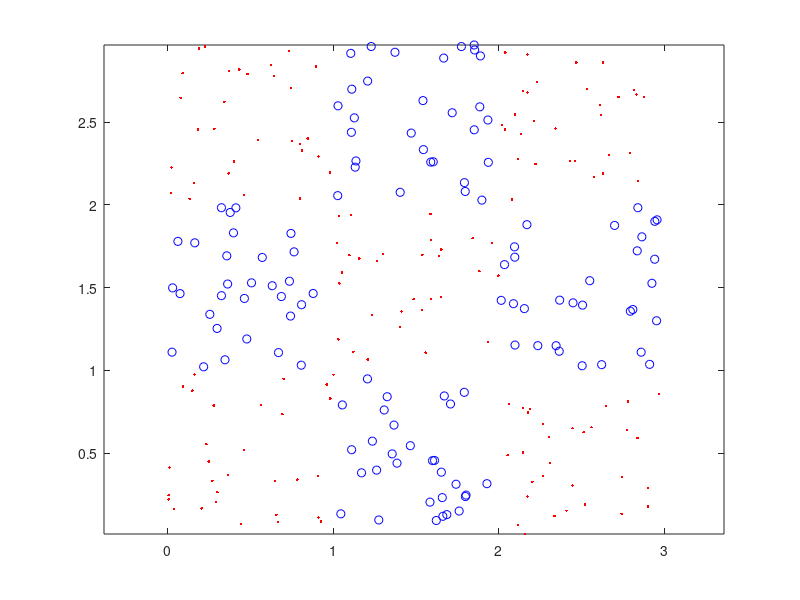

The MATLAB script that drew this image: (Note: this script raises an error after producing the figure.)
% Code for SVM-nonlinear case (askisi 6)
% "Introduction to Pattern Recognition: A MATLAB Approach"
% S. Theodoridis, A. Pikrakis, K. Koutroumbas, D. Cavouras

close('all');
clear

format compact
global figt4

% 1. Generate X1
l=2; %Dimensionality
poi_per_square=30; %Points per square
N=9*poi_per_square; %Total no. of points
rand('seed',0)
X1=[];
y1=[];
for i=0:2
    for j=0:2
        X1=[X1 rand(l,poi_per_square)+...
            [i j]'*ones(1,poi_per_square)];
        if(mod(i+j,2)==0)
            y1=[y1 ones(1,poi_per_square)];
        else
            y1=[y1 -ones(1,poi_per_square)];
        end
    end
end

% Plot X1
figure(1), plot(X1(1,y1==1),X1(2,y1==1),'r.',X1(1,y1==-1),X1(2,y1==-1),'bo')
figure(1), axis equal

% Generate X2
rand('seed',100)
X2=[];
y2=[];
for i=0:2
    for j=0:2
        X2=[X2 rand(l,poi_per_square)+...
            [i j]'*ones(1,poi_per_square)];
        if(mod(i+j,2)==0)
            y2=[y2 ones(1,poi_per_square)];
        else
            y2=[y2 -ones(1,poi_per_square)];
        end
    end
end

%%%%%%%%%%%%%%%%%%%%% Linear SVM %%%%%%%%%%%%%%%%%%%%% 
fprintf('\n\n');
figt4=2;

kernel='linear'
kpar1=0; 
kpar2=0; 
C=200;
tol=0.001;
steps=100000;
eps=10^(-10);
method=1;
[alpha, b, w, evals, stp, glob] = SMO2(X1', y1', kernel, kpar1, kpar2, C, tol, steps, eps, method);

mag=0.1;
xaxis=1;
yaxis=2;
input = zeros(1,size(X1',2));
bias=-b; 
aspect=0;
svcplot_book(X1',y1',kernel,kpar1,kpar2,alpha,bias,aspect,mag,xaxis,yaxis,input);

figure(figt4), axis equal

X_sup=X1(:,alpha'~=0);
alpha_sup=alpha(alpha~=0)';
y_sup=y1(alpha~=0);

% Classification of the training set
for i=1:N
    t=sum((alpha_sup.*y_sup).*CalcKernel(X_sup',X1(:,i)',kernel,kpar1,kpar2)')-b;
    if(t>0)
        out_train(i)=1;
    else
        out_train(i)=-1;
    end
end

% Classification of the test set
for i=1:N
    t=sum((alpha_sup.*y_sup).*CalcKernel(X_sup',X2(:,i)',kernel,kpar1,kpar2)')-b;
    if(t>0)
        out_test(i)=1;
    else
        out_test(i)=-1;
    end
end

% Margin
marg=2/sum(w.^2)

% Computing the training error
Pe_train=sum(out_train.*y1<0)/length(y1)

% Computing the test error
Pe_test=sum(out_test.*y2<0)/length(y2)

%Counting the number of support vectors
sup_vec=sum(alpha>0)


% %%%%%%%%%%%%%%%%%%% RBF kernel%%%%%%%%%%%%%%%%%%%%%%%%%%%%%%%%%%%%%%%
figt4=3;
fprintf('\n\n');

kernel='rbf'
kpar1=0.1; 
kpar2=0; 
%C=0.2;
%C=2;
%C=20;
%C=200;
%C=2000;
C=20000;
tol=0.001;
steps=100000;
eps=10^(-10);
method=1;
[alpha, b, w, evals, stp, glob] = SMO2(X1', y1', kernel, kpar1, kpar2, C, tol, steps, eps, method);

mag=0.1;
xaxis=1;
yaxis=2;
input = zeros(1,size(X1',2));
bias=-b;  
aspect=0;
svcplot_book(X1',y1',kernel,kpar1,kpar2,alpha,bias,aspect,mag,xaxis,yaxis,input);

figure(figt4), axis equal

X_sup=X1(:,alpha'~=0);
alpha_sup=alpha(alpha~=0)';
y_sup=y1(alpha~=0);

% Classification of the training set
for i=1:N
    t=sum((alpha_sup.*y_sup).*CalcKernel(X_sup',X1(:,i)',kernel,kpar1,kpar2)')-b;
    if(t>0)
        out_train(i)=1;
    else
        out_train(i)=-1;
    end
end

% Classification of the test set
for i=1:N
    t=sum((alpha_sup.*y_sup).*CalcKernel(X_sup',X2(:,i)',kernel,kpar1,kpar2)')-b;
    if(t>0)
        out_test(i)=1;
    else
        out_test(i)=-1;
    end
end

% Computing the training error
Pe_train=sum(out_train.*y1<0)/length(y1)

% Computing the test error
Pe_test=sum(out_test.*y2<0)/length(y2)

%Counting the number of support vectors
sup_vec=sum(alpha>0)

% %%%%%%%%%%%%%%% POLYNOMIAL KERNEL %%%%%%%%%%%%%%%%%%%%%%%
figt4=4;
fprintf('\n\n');

kernel='poly'
kpar1=3; 
kpar2=1; 
C=0.2;
tol=0.001;
steps=100000;
eps=10^(-10);
method=1;
[alpha, b, w, evals, stp, glob] = SMO2(X1', y1', kernel, kpar1, kpar2, C, tol, steps, eps, method);

mag=0.1;
xaxis=1;
yaxis=2;
input = zeros(1,size(X1',2));
bias=-b;  
aspect=0;
svcplot_book(X1',y1',kernel,kpar1,kpar2,alpha,bias,aspect,mag,xaxis,yaxis,input);

figure(figt4), axis equal

X_sup=X1(:,alpha'~=0);
alpha_sup=alpha(alpha~=0)';
y_sup=y1(alpha~=0);

% Classification of the training set
for i=1:N
    t=sum((alpha_sup.*y_sup).*CalcKernel(X_sup',X1(:,i)',kernel,kpar1,kpar2)')-b;
    if(t>0)
        out_train(i)=1;
    else
        out_train(i)=-1;
    end
end

% Classification of the test set
for i=1:N
    t=sum((alpha_sup.*y_sup).*CalcKernel(X_sup',X2(:,i)',kernel,kpar1,kpar2)')-b;
    if(t>0)
        out_test(i)=1;
    else
        out_test(i)=-1;
    end
end

% Computing the training error
Pe_train=sum(out_train.*y1<0)/length(y1)

% Computing the test error
Pe_test=sum(out_test.*y2<0)/length(y2)

%Counting the number of support vectors
sup_vec=sum(alpha>0)

